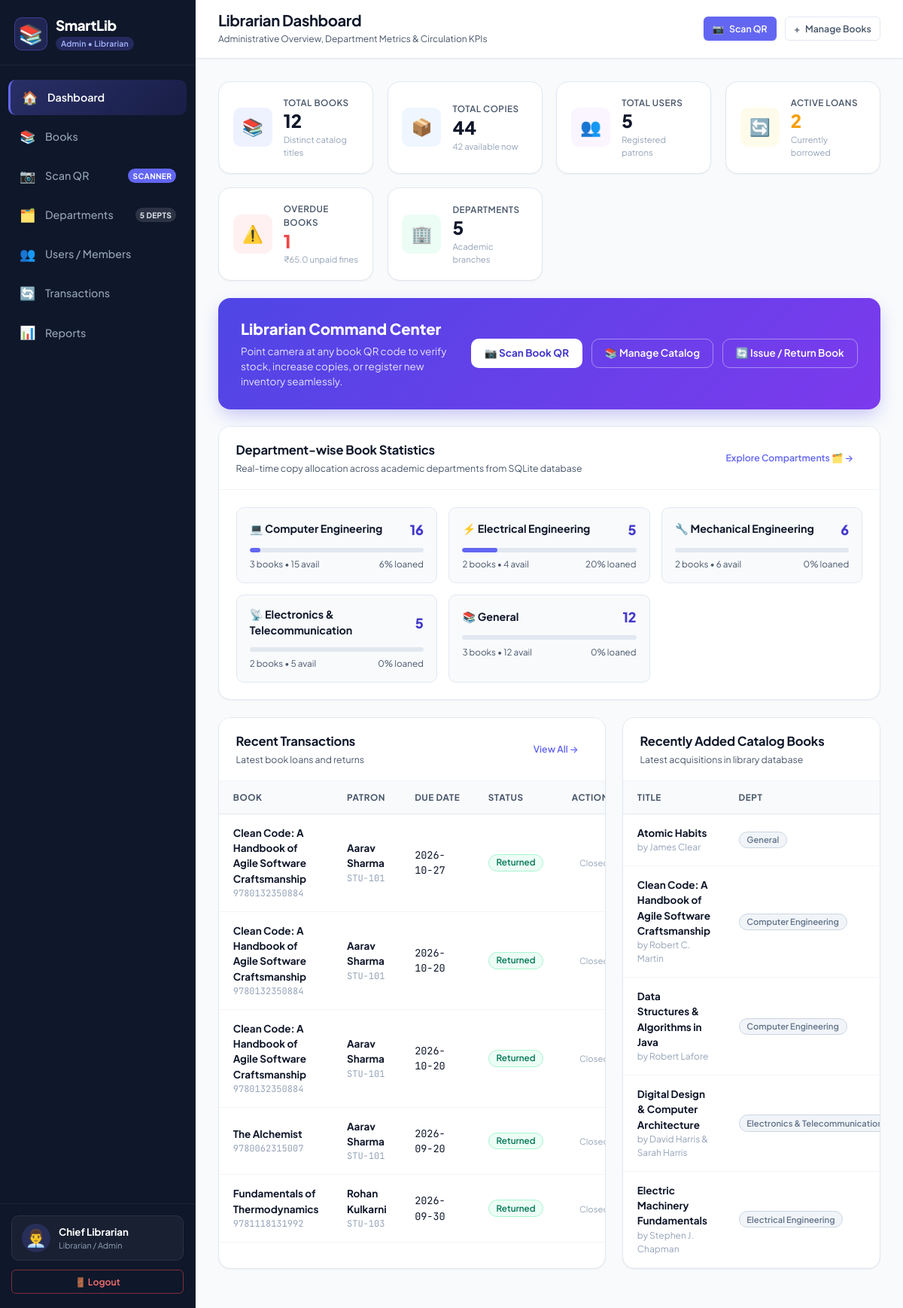
The page /admin/dashboard (signed in) on the database its author committed.
### tables this page shows
CREATE TABLE users (
        id INTEGER PRIMARY KEY AUTOINCREMENT,
        full_name TEXT NOT NULL,
        student_id TEXT UNIQUE,
        email TEXT UNIQUE NOT NULL,
        mobile TEXT,
        department_id INTEGER,
        password_hash TEXT NOT NULL,
        role TEXT NOT NULL DEFAULT 'user',
        status TEXT NOT NULL DEFAULT 'active',
        created_at TIMESTAMP DEFAULT CURRENT_TIMESTAMP,
        FOREIGN KEY (department_id) REFERENCES departments(id) ON DELETE SET NULL
    );

CREATE TABLE departments (
        id INTEGER PRIMARY KEY AUTOINCREMENT,
        name TEXT UNIQUE NOT NULL,
        code TEXT UNIQUE NOT NULL,
        description TEXT
    );

CREATE TABLE transactions (
        id INTEGER PRIMARY KEY AUTOINCREMENT,
        book_id INTEGER NOT NULL,
        user_id INTEGER NOT NULL,
        issue_date TEXT NOT NULL,
        due_date TEXT NOT NULL,
        return_date TEXT,
        status TEXT NOT NULL DEFAULT 'issued',
        fine_amount REAL DEFAULT 0.0,
        FOREIGN KEY (book_id) REFERENCES books(id) ON DELETE CASCADE,
        FOREIGN KEY (user_id) REFERENCES users(id) ON DELETE CASCADE
    );

CREATE TABLE books (
        id INTEGER PRIMARY KEY AUTOINCREMENT,
        title TEXT NOT NULL,
        author TEXT NOT NULL,
        isbn TEXT UNIQUE NOT NULL,
        category_id INTEGER,
        department_id INTEGER,
        total_copies INTEGER NOT NULL DEFAULT 1,
        available_copies INTEGER NOT NULL DEFAULT 1,
        created_at TIMESTAMP DEFAULT CURRENT_TIMESTAMP,
        updated_at TIMESTAMP DEFAULT CURRENT_TIMESTAMP,
        FOREIGN KEY (category_id) REFERENCES categories(id) ON DELETE SET NULL,
        FOREIGN KEY (department_id) REFERENCES departments(id) ON DELETE RESTRICT
    );

### routes/admin.py (the view)
@admin_bp.route('/dashboard')
@login_required
@role_required('librarian')
def dashboard():
    stats = get_admin_dashboard_stats()
    dept_stats = get_department_stats()
    recent_transactions = get_all_transactions()[:5]
    recent_books = get_all_books()[:5]
    overdue_loans = [t for t in get_all_transactions(status='issued') if t.get('is_overdue')][:5]
    return render_template(
        'librarian_dashboard.html',
        stats=stats,
        dept_stats=dept_stats,
        recent_transactions=recent_transactions,
        recent_books=recent_books,
        overdue_loans=overdue_loans
    )

### templates/librarian_dashboard.html (shortened to what this page needs)
{% extends "base.html" %}
{% block page_title %}Librarian Dashboard{% endblock %}
{% block page_subtitle %}Administrative Overview, Department Metrics & Circulation KPIs{% endblock %}
{% block content %}
<div class="stats-grid">
  <div class="stat-card">
    <div class="stat-icon-wrapper bg-indigo-light">
      <span class="stat-icon">📚</span>
    </div>
    <div class="stat-details">
      <span class="stat-label">Total Books</span>
      <span class="stat-value">{{ stats.distinct_books }}</span>
      <span class="stat-subtext">Distinct catalog titles</span>
    </div>
  </div>
  <div class="stat-card">
    <div class="stat-icon-wrapper bg-blue-light">
      <span class="stat-icon">📦</span>
    </div>
    <div class="stat-details">
      <span class="stat-label">Total Copies</span>
      <span class="stat-value">{{ stats.total_copies }}</span>
      <span class="stat-subtext">{{ stats.available_copies }} available now</span>
    </div>
  </div>
  <div class="stat-card">
    <div class="stat-icon-wrapper bg-purple-light">
      <span class="stat-icon">👥</span>
    </div>
    <div class="stat-details">
      <span class="stat-label">Total Users</span>
      <span class="stat-value">{{ stats.total_users }}</span>
      <span class="stat-subtext">Registered patrons</span>
    </div>
  </div>
  <div class="stat-card">
    <div class="stat-icon-wrapper bg-amber-light">
      <span class="stat-icon">🔄</span>
    </div>
    <div class="stat-details">
      <span class="stat-label">Active Loans</span>
      <span class="stat-value text-amber">{{ stats.active_transactions }}</span>
      <span class="stat-subtext">Currently borrowed</span>
    </div>
  </div>
  <div class="stat-card">
    <div class="stat-icon-wrapper bg-rose-light">
      <span class="stat-icon">⚠️</span>
    </div>
    <div class="stat-details">
      <span class="stat-label">Overdue Books</span>
      <span class="stat-value text-rose">{{ stats.overdue_books }}</span>
      <span class="stat-subtext">₹{{ stats.total_fines }} unpaid fines</span>
    </div>
  </div>
  <div class="stat-card">
    <div class="stat-icon-wrapper bg-emerald-light">
      <span class="stat-icon">🏢</span>
    </div>
    <div class="stat-details">
      <span class="stat-label">Departments</span>
      <span class="stat-value">{{ stats.total_departments }}</span>
      <span class="stat-subtext">Academic branches</span>
    </div>
  </div>
</div>
<div class="dashboard-banner">
  <div class="banner-content">
    <h3>Librarian Command Center</h3>
    <p>Point camera at any book QR code to verify stock, increase copies, or register new inventory seamlessly.</p>
  </div>
  <div class="banner-buttons">
    <a href="{{ url_for('books.scan_qr') }}" class="btn btn-white">
      📷 Scan Book QR
    </a>
    <a href="{{ url_for('books.books_list') }}" class="btn btn-outline-white">
      📚 Manage Catalog
    </a>
    <a href="{{ url_for('transactions.transactions_list') }}" class="btn btn-outline-white">
      🔄 Issue / Return Book
    </a>
  </div>
</div>
<div class="card dashboard-section">
  <div class="card-header flex-between">
    <div>
      <h3 class="card-title">Department-wise Book Statistics</h3>
      <p class="card-subtitle">Real-time copy allocation across academic departments from SQLite database</p>
    </div>
    <a href="{{ url_for('books.departments') }}" class="btn btn-ghost btn-sm">
      Explore Compartments 🗂️ &rarr;
    </a>
  </div>
  <div class="card-body">
    <div class="dept-overview-grid">
      {% for dept in dept_stats %}
        <div class="dept-pill-card" onclick="window.location.href='{{ url_for('books.books_list', department_id=dept.id) }}'">
          <div class="dept-pill-top">
            <span class="dept-pill-title">{{ dept.icon }} {{ dept.name }}</span>
            <span class="dept-pill-count">{{ dept.total_copies }}</span>
          </div>
          <div class="dept-progress-bar">
            <div class="dept-progress-fill" style="width: {{ dept.circulation_rate }}%;"></div>
          </div>
          <div class="dept-pill-sub">
            <span>{{ dept.different_books }} books • {{ dept.available_copies }} avail</span>
            <span>{{ dept.circulation_rate }}% loaned</span>
          </div>
        </div>
      {% endfor %}
    </div>
  </div>
</div>
<div class="dashboard-split-grid">
  <div class="card">
    <div class="card-header flex-between">
      <div>
        <h3 class="card-title">Recent Transactions</h3>
        <p class="card-subtitle">Latest book loans and returns</p>
      </div>
      <a href="{{ url_for('transactions.transactions_list') }}" class="btn btn-ghost btn-sm">
        View All &rarr;
      </a>
    </div>
    <div class="card-body p-0">
      <div class="table-responsive">
        <table class="data-table">
          <thead>
            <tr>
              <th>Book</th>
              <th>Patron</th>
              <th>Due Date</th>
              <th>Status</th>
              <th class="text-right">Action</th>
            </tr>
          </thead>
          <tbody>
            {% if recent_transactions %}
              {% for tx in recent_transactions %}
                <tr>
                  <td>
                    <div class="table-cell-title">{{ tx.book_title }}</div>
                    <div class="table-cell-subtitle font-mono">{{ tx.book_isbn }}</div>
                  </td>
                  <td>
                    <div class="table-cell-title">{{ tx.user_name }}</div>
                    <div class="table-cell-subtitle font-mono">{{ tx.user_student_id or '' }}</div>
                  </td>
                  <td class="font-mono text-sm {{ 'text-rose font-bold' if tx.is_overdue else '' }}">{{ tx.due_date }}</td>
                  <td>
                    {% if tx.status == 'issued' %}
                      {% if tx.is_overdue %}
                        <span class="badge badge-danger">Overdue (₹{{ tx.current_fine }})</span>
                      {% else %}
                        <span class="badge badge-warning">Active Loan</span>
                      {% endif %}
                    {% else %}
                      <span class="badge badge-success">Returned</span>
                    {% endif %}
                  </td>
                  <td class="text-right">
                    {% if tx.status == 'issued' %}
                      <button class="btn btn-outline-primary btn-xs" onclick="returnBookAjax({{ tx.id }})">
                        ↩️ Return
                      </button>
                    {% else %}
                      <span class="text-muted text-xs">Closed</span>
                    {% endif %}
                  </td>
                </tr>
              {% endfor %}
            {% else %}
              <tr>
                <td colspan="5" class="text-center text-muted" style="padding: 2rem;">No loan transactions recorded yet.</td>
              </tr>
            {% endif %}
          </tbody>
        </table>
      </div>
    </div>
  </div>
  <div class="card">
    <div class="card-header">
      <h3 class="card-title">Recently Added Catalog Books</h3>
      <p class="card-subtitle">Latest acquisitions in library database</p>
    </div>
    <div class="card-body p-0">
      <div class="table-responsive">
        <table class="data-table">
          <thead>
            <tr>
              <th>Title</th>
              <th>Dept</th>
            </tr>
          </thead>
          <tbody>
            {% for b in recent_books %}
              <tr>
                <td>
                  <div class="table-cell-title">{{ b.title }}</div>
                  <div class="table-cell-subtitle">by {{ b.author }}</div>
                </td>
                <td><span class="badge badge-muted text-xs">{{ b.department_name }}</span></td>
              </tr>
            {% endfor %}
          </tbody>
        </table>
      </div>
    </div>
  </div>
</div>
{% endblock %}

### templates/base.html (shortened to what this page needs)
<!DOCTYPE html>
<html lang="en">
<head>
  <link rel="stylesheet" href="{{ url_for('static', filename='css/style.css') }}">
</head>
<body>
  <div class="app-container">
    <aside class="sidebar" id="sidebar">
      <div class="sidebar-header">
        <div class="logo-box">
          <span class="logo-icon">📚</span>
          <div class="logo-text">
            <h2>SmartLib</h2>
            <span class="version-badge">
              {% if current_user and current_user.role == 'librarian' %}
                Admin • Librarian
              {% else %}
                Student Portal
              {% endif %}
            </span>
          </div>
        </div>
      </div>
      <nav class="sidebar-nav">
        <ul class="nav-list">
          {% if current_user and current_user.role == 'librarian' %}
            <li class="nav-item">
              <a href="{{ url_for('admin.dashboard') }}" class="nav-link {% if request.endpoint == 'admin.dashboard' %}active{% endif %}">
                <span class="nav-icon">🏠</span>
                <span class="nav-label">Dashboard</span>
              </a>
            </li>
            <li class="nav-item">
              <a href="{{ url_for('books.books_list') }}" class="nav-link {% if request.endpoint == 'books.books_list' %}active{% endif %}">
                <span class="nav-icon">📚</span>
                <span class="nav-label">Books</span>
              </a>
            </li>
            <li class="nav-item">
              <a href="{{ url_for('books.scan_qr') }}" class="nav-link {% if request.endpoint == 'books.scan_qr' %}active{% endif %}">
                <span class="nav-icon">📷</span>
                <span class="nav-label">Scan QR</span>
                <span class="nav-tag new-tag">Scanner</span>
              </a>
            </li>
            <li class="nav-item">
              <a href="{{ url_for('books.departments') }}" class="nav-link {% if request.endpoint == 'books.departments' %}active{% endif %}">
                <span class="nav-icon">🗂️</span>
                <span class="nav-label">Departments</span>
                <span class="nav-tag depts-tag">5 Depts</span>
              </a>
            </li>
            <li class="nav-item">
              <a href="{{ url_for('admin.users') }}" class="nav-link {% if request.endpoint == 'admin.users' %}active{% endif %}">
                <span class="nav-icon">👥</span>
                <span class="nav-label">Users / Members</span>
              </a>
            </li>
            <li class="nav-item">
              <a href="{{ url_for('transactions.transactions_list') }}" class="nav-link {% if request.endpoint == 'transactions.transactions_list' %}active{% endif %}">
                <span class="nav-icon">🔄</span>
                <span class="nav-label">Transactions</span>
              </a>
            </li>
            <li class="nav-item">
              <a href="{{ url_for('admin.reports') }}" class="nav-link {% if request.endpoint == 'admin.reports' %}active{% endif %}">
                <span class="nav-icon">📊</span>
                <span class="nav-label">Reports</span>
              </a>
            </li>
          {% endif %}
        </ul>
      </nav>
      <div class="sidebar-footer">
        <div class="user-profile-badge">
          <div class="user-avatar">
            {% if current_user and current_user.role == 'librarian' %}👨‍💼{% else %}🎓{% endif %}
          </div>
          <div class="user-meta">
            <span class="user-name">{{ current_user.full_name if current_user else 'Patron' }}</span>
            <span class="user-role">
              {% if current_user and current_user.role == 'librarian' %}
                Librarian / Admin
              {% else %}
                Student ({{ current_user.student_id if current_user else '' }})
              {% endif %}
            </span>
          </div>
        </div>
        <a href="{{ url_for('auth.logout') }}" class="btn btn-outline-danger btn-sm btn-block" title="Log out from SmartLib">
          🚪 Logout
        </a>
      </div>
    </aside>
    <main class="main-wrapper">
      <header class="topbar">
        <div class="topbar-left">
          <div class="page-title-box">
            <h1 class="page-title">{% block page_title %}SmartLib{% endblock %}</h1>
            <span class="page-subtitle">{% block page_subtitle %}Smart Library Management System{% endblock %}</span>
          </div>
        </div>
        <div class="topbar-actions">
          {% if current_user and current_user.role == 'librarian' %}
            <a href="{{ url_for('books.scan_qr') }}" class="btn btn-primary btn-sm">
              <span class="btn-icon">📷</span> Scan QR
            </a>
            <a href="{{ url_for('books.books_list') }}" class="btn btn-secondary btn-sm">
              <span class="btn-icon">+</span> Manage Books
            </a>
          {% endif %}
        </div>
      </header>
      <div class="content-body">
        {% block content %}{% endblock %}
      </div>
    </main>
  </div>
</body>
</html>

### rows shown on the page
users: full_name "Chief Librarian"
departments: icon "💻", name "Computer Engineering", total_copies "16", different_books "3", available_copies "15", circulation_rate "6"
departments: icon "⚡", name "Electrical Engineering", total_copies "5", different_books "2", available_copies "4", circulation_rate "20"
departments: icon "🔧", name "Mechanical Engineering", total_copies "6", different_books "2", available_copies "6", circulation_rate "0"
departments: icon "📡", name "Electronics & Telecommunication", total_copies "5", different_books "2", available_copies "5", circulation_rate "0"
departments: icon "📚", name "General", total_copies "12", different_books "3", available_copies "12", circulation_rate "0"
transactions: book_title "Clean Code: A Handbook of Agile Software Craftsmanship", book_isbn "9780132350884", user_name "Aarav Sharma", student_id "STU-101", due_date "2026-10-27", status "Returned"
transactions: book_title "Clean Code: A Handbook of Agile Software Craftsmanship", book_isbn "9780132350884", user_name "Aarav Sharma", student_id "STU-101", due_date "2026-10-20", status "Returned"
transactions: book_title "Clean Code: A Handbook of Agile Software Craftsmanship", book_isbn "9780132350884", user_name "Aarav Sharma", student_id "STU-101", due_date "2026-10-20", status "Returned"
transactions: book_title "The Alchemist", book_isbn "9780062315007", user_name "Aarav Sharma", student_id "STU-101", due_date "2026-09-20", status "Returned"
transactions: book_title "Fundamentals of Thermodynamics", book_isbn "9781118131992", user_name "Rohan Kulkarni", student_id "STU-103", due_date "2026-09-30", status "Returned"
books: title "Atomic Habits", author "James Clear", department_name "General"
books: title "Clean Code: A Handbook of Agile Software Craftsmanship", author "Robert C. Martin", department_name "Computer Engineering"
books: title "Data Structures & Algorithms in Java", author "Robert Lafore", department_name "Computer Engineering"
books: title "Digital Design & Computer Architecture", author "David Harris & Sarah Harris", department_name "Electronics &…"
books: title "Electric Machinery Fundamentals", author "Stephen J. Chapman", department_name "Electrical Engineering"

### other values the page prints
{{ stats.distinct_books }} "12"
{{ stats.total_copies }} "44"
{{ stats.available_copies }} "42"
{{ stats.total_users }} "5"
{{ stats.active_transactions }} "2"
{{ stats.overdue_books }} "1"
{{ stats.total_fines }} "65.0"
{{ stats.total_departments }} "5"
